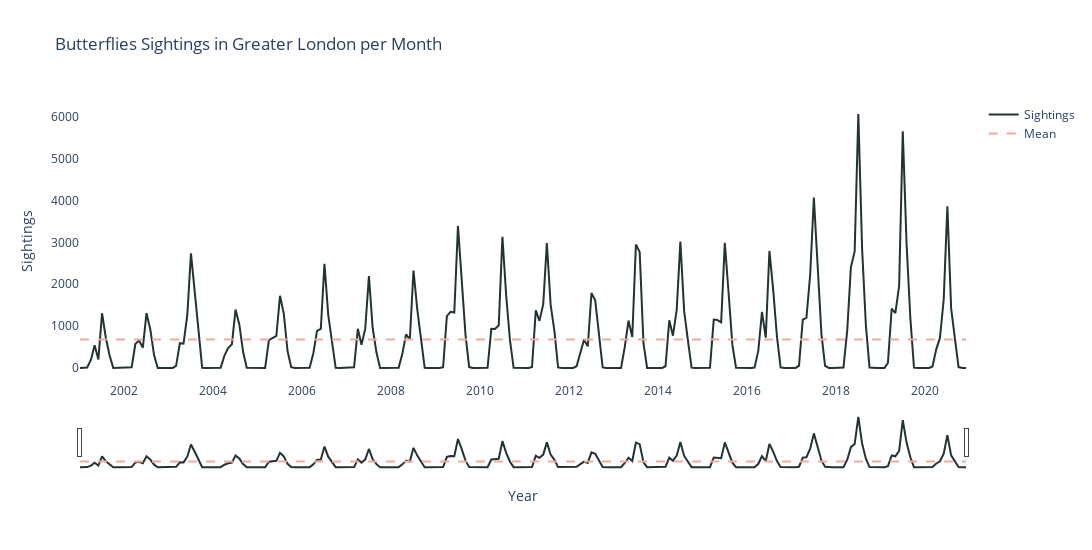

Write notebook code for a chart like this one.
### Markdown cell above
__COMMENT:__ All missing values have been filled, we can proceed.

### Code cell
# Plot sightings per month
fig = go.Figure()
fig.add_trace(go.Scatter(x=Sightings_London_2.index, 
                         y=Sightings_London_2['Sightings'], 
                         mode='lines', name='Sightings', line=dict(color='#233333')))
fig.add_trace(go.Scatter(x=Sightings_London_2.index, 
                         y=[Sightings_London_2['Sightings'].mean()]*len(Sightings_London_2), 
                         mode='lines', name='Mean', line_dash='dash', line=dict(color='#EBACA0')))

fig.update_xaxes(rangeslider_visible=True)
fig.update_layout(yaxis_title='Sightings', xaxis_title='Year',
                  title='Butterflies Sightings in Greater London per Month',
                  width = 1100, height = 550, plot_bgcolor='white', showlegend=True)
# fig.update_layout(xaxis=dict(showgrid=False), yaxis=dict(showgrid=False))
fig.show()

### Figure 1 — Plotly figure (JSON) as saved in the notebook; plotly's stock layout.template omitted (floating-point values rounded to 4 significant figures; data arrays with more than 128 entries replaced by an {"elided": "..."} marker saying what was removed)
{"data": [{"line": {"color": "#233333"}, "mode": "lines", "name": "Sightings", "type": "scatter", "x": {"elided": "240 str values"}, "y": {"elided": "240 int values"}}, {"line": {"color": "#EBACA0", "dash": "dash"}, "mode": "lines", "name": "Mean", "type": "scatter", "x": {"elided": "240 str values"}, "y": {"elided": "240 float values"}}], "layout": {"height": 550, "plot_bgcolor": "white", "showlegend": true, "title": {"text": "Butterflies Sightings in Greater London per Month"}, "width": 1100, "xaxis": {"autorange": true, "range": ["2001-01-01", "2020-12-01"], "rangeslider": {"autorange": true, "range": ["2001-01-01", "2020-12-01"], "visible": true, "yaxis": {"_template": null, "rangemode": "match"}}, "title": {"text": "Year"}, "type": "date"}, "yaxis": {"autorange": true, "range": [-336.9, 6401.0], "title": {"text": "Sightings"}, "type": "linear"}}}
